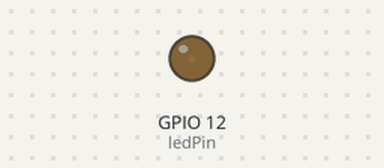
This sketch was run on a simulated ESP32. On the bench: output pins drawn as LEDs (lit = HIGH).

Above: at 0.05 s.
At 2.15 s:
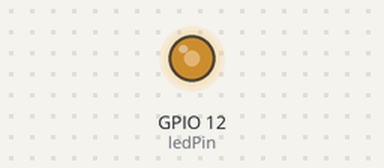
At 3.45 s:
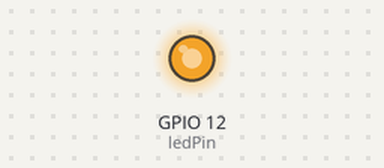
At 6.9 s:
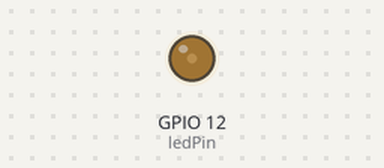
Timing chart, 0 to 10.0 s (numbered marks = the images above):
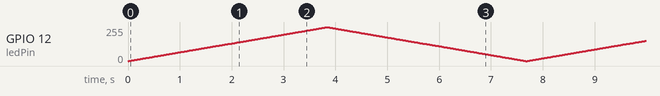

The sketch:

PWM_ESP32.ino
```cpp
/*const int ledPin = 12;  // 12 corresponds to GPIO12

// setting PWM properties
const int freq = 1000;
const int ledChannel = 4;
const int resolution = 8;
 */
const int ledPin = 12;

void setup(){
  // configure LED PWM functionalitites
  ledcSetup(4,2000,8); //ledcSetup(ledChannel, freq, resolution);

  // attach the channel to the GPIO to be controlled
  ledcAttachPin(12, 4); //ledcAttachPin(ledPin, ledChannel);
}

void loop(){
  // increase the LED brightness
  for(int dutyCycle = 0; dutyCycle <= 255; dutyCycle++){
    // changing the LED brightness with PWM
    ledcWrite(4, dutyCycle); //ledcWrite(ledChannel, dutyCycle);
    delay(15);
  }

  // decrease the LED brightness
  for(int dutyCycle = 255; dutyCycle >= 0; dutyCycle--){
    // changing the LED brightness with PWM
    ledcWrite(4, dutyCycle);  //ledcWrite(ledChannel, dutyCycle);
    delay(15);
  }
}
```
